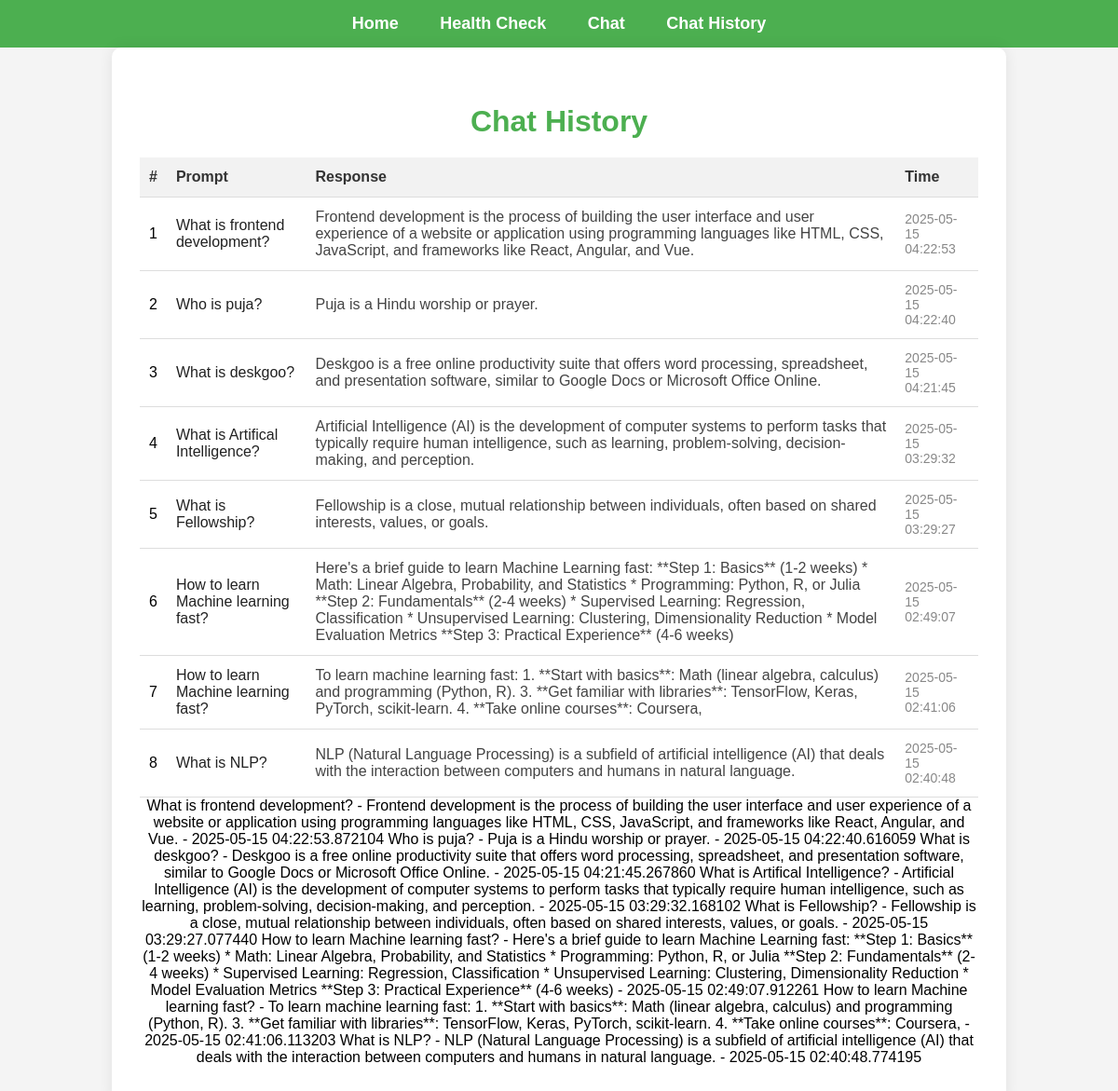
The page /chat-history on the database its author committed.
### models.py (models this page shows)
class ChatHistory(Base):
    __tablename__ = "chat_history"
    id = Column(Integer, primary_key=True, index=True)
    prompt = Column(String, nullable=False)
    response = Column(String, nullable=False)
    created_at = Column(DateTime, default=datetime.utcnow)

### main.py (the view)
@app.get("/chat-history", response_class=HTMLResponse)
def chat_history_page(request: Request, db: Session = Depends(get_db)):
    chats = db.query(ChatHistory).order_by(ChatHistory.created_at.desc()).all()
    return templates.TemplateResponse("chat_history.html", {"request": request, "chats": chats})

### templates/chat_history.html (shortened to what this page needs)
<!DOCTYPE html>
<html>
<head>
</head>
<body>
    <div class="navbar">
        <a href="/">Home</a>
        <a href="/health">Health Check</a>
        <a href="/chat">Chat</a>
        <a href="/chat-history">Chat History</a>
    </div>
    <div class="container">
        <div class="box">
            <h1>Chat History</h1>
            <table>
                <thead>
                    <tr>
                        <th>#</th>
                        <th>Prompt</th>
                        <th>Response</th>
                        <th>Time</th>
                    </tr>
                </thead>
                <tbody>
                    {% for chat in chats %}
                    <tr>
                        <td>{{ loop.index }}</td>
                        <td class="prompt">{{ chat.prompt }}</td>
                        <td class="response">{{ chat.response }}</td>
                        <td class="timestamp">{{ chat.created_at.strftime('%Y-%m-%d %H:%M:%S') }}</td>
                    </tr>
                    {% else %}
                    <tr>
                        <td colspan="4">No chat history found.</td>
                    </tr>
                    {% endfor %}
                </tbody>
            </table>
            {% for chat in chats %}
                {{ chat.prompt }} - {{ chat.response }} - {{ chat.created_at }}
            {% endfor %}
        </div>
    </div>
</body>
</html>

### templates/chat_history.html (style rules this page uses)
body { font-family: Arial, sans-serif; background-color: #f4f4f4; margin: 0; padding: 0; }
.navbar { background: #4CAF50; padding: 15px 0; text-align: center; }
.navbar a { color: white; text-decoration: none; margin: 0 20px; font-size: 18px; font-weight: bold; }
.container { display: flex; justify-content: center; align-items: flex-start; min-height: 80vh; }
.box { background: white; border-radius: 10px; padding: 40px 30px; box-shadow: 0 0 15px rgba(0,0,0,0.08); text-align: center; width: 100%; max-width: 900px; }
h1 { color: #4CAF50; margin-bottom: 20px; }
table { width: 100%; border-collapse: collapse; margin-top: 20px; }
th, td { padding: 12px 10px; border-bottom: 1px solid #ddd; text-align: left; }
th { background-color: #f2f2f2; color: #333; }
.prompt { color: #222; font-weight: 500; }
.response { color: #444; }
.timestamp { color: #888; font-size: 14px; }

### rows shown on the page
ChatHistory: prompt "What is frontend development?", response "Frontend development is the process of building the user interface and user experience of a website or application using programming languages like HTML, CSS, JavaScript, and frameworks like React, Angular, and Vue.", created_at "2025-05-15 04:22:53", created_at "2025-05-15 04:22:53.872104"
ChatHistory: prompt "Who is puja?", response "Puja is a Hindu worship or prayer.", created_at "2025-05-15 04:22:40", created_at "2025-05-15 04:22:40.616059"
ChatHistory: prompt "What is deskgoo?", response "Deskgoo is a free online productivity suite that offers word processing, spreadsheet, and presentation software, similar to Google Docs or Microsoft Office Online.", created_at "2025-05-15 04:21:45", created_at "2025-05-15 04:21:45.267860"
ChatHistory: prompt "What is Artifical Intelligence?", response "Artificial Intelligence (AI) is the development of computer systems to perform tasks that typically require human intelligence, such as learning, problem-solving, decision-making, and perception.", created_at "2025-05-15 03:29:32", created_at "2025-05-15 03:29:32.168102"
ChatHistory: prompt "What is Fellowship?", response "Fellowship is a close, mutual relationship between individuals, often based on shared interests, values, or goals.", created_at "2025-05-15 03:29:27", created_at "2025-05-15 03:29:27.077440"
ChatHistory: prompt "How to learn Machine learning fast?", response "Here's a brief guide to learn Machine Learning fast: **Step 1: Basics** (1-2 weeks) * Math: Linear Algebra, Probability, and Statistics * Programming: Python, R, or Julia **Step 2: Fundamentals** (2-4 weeks) * Supervised Learning: Regression, Classification * Unsupervised Learning: Clustering, Dimensionality Reduction * Model Evaluation Metrics **Step 3: Practical Experience** (4-6 weeks)", created_at "2025-05-15 02:49:07", created_at "2025-05-15 02:49:07.912261"
ChatHistory: prompt "How to learn Machine learning fast?", response "To learn machine learning fast: 1. **Start with basics**: Math (linear algebra, calculus) and programming (Python, R). 3. **Get familiar with libraries**: TensorFlow, Keras, PyTorch, scikit-learn. 4. **Take online courses**: Coursera,", created_at "2025-05-15 02:41:06", created_at "2025-05-15 02:41:06.113203"
ChatHistory: prompt "What is NLP?", response "NLP (Natural Language Processing) is a subfield of artificial intelligence (AI) that deals with the interaction between computers and humans in natural language.", created_at "2025-05-15 02:40:48", created_at "2025-05-15 02:40:48.774195"
